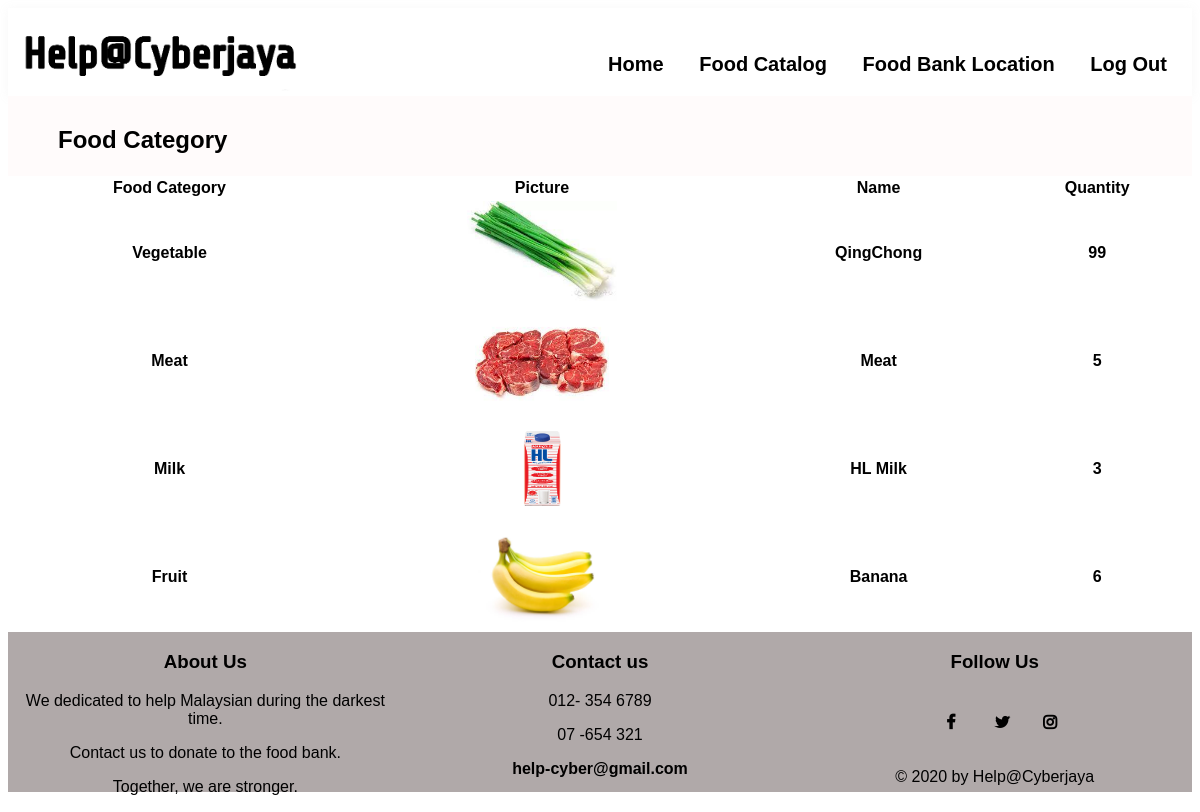
Screenshot of /foodbank/User/UserFood.php with the database file from the repository.
### tables this page shows
CREATE TABLE `food` (
  `FOOD_ID` int unsigned NOT NULL AUTO_INCREMENT,
  `FOOD_CATEGORY` varchar(20) NOT NULL,
  `FOOD_NAME` varchar(20) DEFAULT NULL,
  `FOOD_QUANTITY` int unsigned DEFAULT NULL,
  `FOOD_STATUS` varchar(6) DEFAULT NULL,
  `FOOD_PICTURE` varchar(255) DEFAULT NULL,
  `USER_ID` varchar(10) DEFAULT NULL,
  `ADMIN_ID` varchar(10) DEFAULT NULL,
  `FOOD_FEATURED` varchar(10) DEFAULT NULL,
  PRIMARY KEY (`FOOD_ID`)
);

### foodbank/User/UserFood.php (the view, shortened to what this page needs)
<?php
    include('../config/constants.php');
?>
<!DOCTYPE html>
<html>
    <link rel="stylesheet"  href="../css/header.css">
    <link rel="stylesheet"  href="../css/footer.css">
    <link rel="stylesheet"  href="../css/location.css">
    <link rel="stylesheet" href="https://cdnjs.cloudflare.com/ajax/libs/font-awesome/4.7.0/css/font-awesome.min.css">
    <head>
    </head>
    <body>
        <div class="grid-container">
            <div class="header">
                <nav class="header-header">
                    <ul class="header-list">
                        <a href="../index.php"><img class="logo" src="../image/logo.png"></a>
                        <li class="headernav"><a href="../index.php">Home</a></li>
                        <li class="headernav"><a href="../Admin/FoodCatalog.php">Food Catalog</a></li>
                        <li class="headernav"><a href="../Admin/FoodLocation.php">Food Bank Location</a></li>
                        <li class="headernav"><a href="../Login/Logout.php">Log Out</a></li>
                    </ul>
                </nav>
            </div>
        <div>
            <div class="table">
                <div class="banner">
                    <h2>Food Category</h2>
                </div>
                <table class="tbl">
                    <tr>
                        <th>Food Category</th>
                        <th>Picture</th>
                        <th>Name</th>
                        <th>Quantity</th>
                    </tr>
                    <?php
                        $sql="SELECT * FROM food";
                        $res=mysqli_query($conn,$sql);
                        $count=mysqli_num_rows($res);
                        if($count>0){
                            while($row=mysqli_fetch_assoc($res)){
                                $foodcategory=$row['FOOD_CATEGORY'];
                                $name=$row['FOOD_NAME'];
                                $quantity=$row['FOOD_QUANTITY'];
                                $image=$row['FOOD_PICTURE'];
                                ?>
                                <tr>
                                <th><?php echo  $foodcategory; ?></th>
                                <th>
                                <?php
                                    if($image!=""){
                                        ?>
                                            <img src="../image/food/<?php echo $image; ?>" width="150px" height="100px">
                                        <?php
                                    }
                                ?>
                                </th>
                                <th><?php echo  $name; ?></th>
                                <th><?php echo  $quantity; ?></th>
                                </tr>
                                <?php
                            }
                        }
                    ?>
                </table>
            </div>
            <div class="footer">
                <div class="footer-inner-grid">
                    <div id="about-us">
                        <h3>About Us</h3>
                        <p>We dedicated to help Malaysian during the darkest time.</p>
                        <p>Contact us to donate to the food bank.</p>
                        <p>Together, we are stronger.</p>
                    </div>
                    <div id="contact-us">
                        <h3>Contact us</h3>
                        <p>012- 354 6789</p>
                        <p>07 -654 321</p>
                        <p><a href = "mailto: help-cyber@gmail.com" id="email">help-cyber@gmail.com</a></p>
                    </div>
                    <div id="copyright">
                        <h3>Follow Us</h3>
                        <a href="#" class="fa fa-facebook"></a>
                        <a href="#" class="fa fa-twitter"></a>
                        <a href="#" class="fa fa-instagram"></a>
                        <p>&copy; 2020 by Help@Cyberjaya</p>
                    </div>
                </div>
            </div>
        </div>
    </body>
</html>

### foodbank/css/header.css (style rules this page uses)
.header { grid-area: header; background-color: white; padding: 5px; box-shadow: 0px 1px 10px rgba(176,173,176,0.1); }
.header-header .header-list { margin:0; padding:0; list-style-type: none; text-align: right; font-size: 20px; }
.headernav { display: inline-block; margin-top:40px; margin-right: 20px; margin-left: 10px; }
img.logo { float: left ; height: 13.8%; width:25%; }

### foodbank/css/footer.css (style rules this page uses)
.footer { grid-area: footer; padding: 0px; text-align: center; height: 160px; background: #B0A9A9; }
.footer-inner-grid { display: grid; grid-template-columns: 1fr 1fr 1fr; height: 160px; }
.fa { margin:10px; padding: 12px; font-size: 20px; width: 20px; text-align: center; text-decoration: none; }

### foodbank/css/location.css (style rules this page uses)
.banner { width: 100%; height: 80px; background-color:rgb(255, 251, 251); padding-top: 10px; padding-left: 50px; }
.table { width: 100%; }
table { width:100%; }

### foodbank/User/UserFood.php (style rules this page uses)
* { box-sizing: border-box; color: black; }
body { font-family: Arial, Helvetica, sans-serif; }
a:link { text-decoration: none; cursor: pointer; font-weight: bold; }
.grid-container { display: grid; grid-template-areas: 'header ' 'middle ' 'footer' ; }

### rows the page displays
food: FOOD_CATEGORY "Vegetable", FOOD_PICTURE (picture), FOOD_NAME "QingChong", FOOD_QUANTITY "99"
food: FOOD_CATEGORY "Meat", FOOD_PICTURE (picture), FOOD_NAME "Meat", FOOD_QUANTITY "5"
food: FOOD_CATEGORY "Milk", FOOD_PICTURE (picture), FOOD_NAME "HL Milk", FOOD_QUANTITY "3"
food: FOOD_CATEGORY "Fruit", FOOD_PICTURE (picture), FOOD_NAME "Banana", FOOD_QUANTITY "6"
